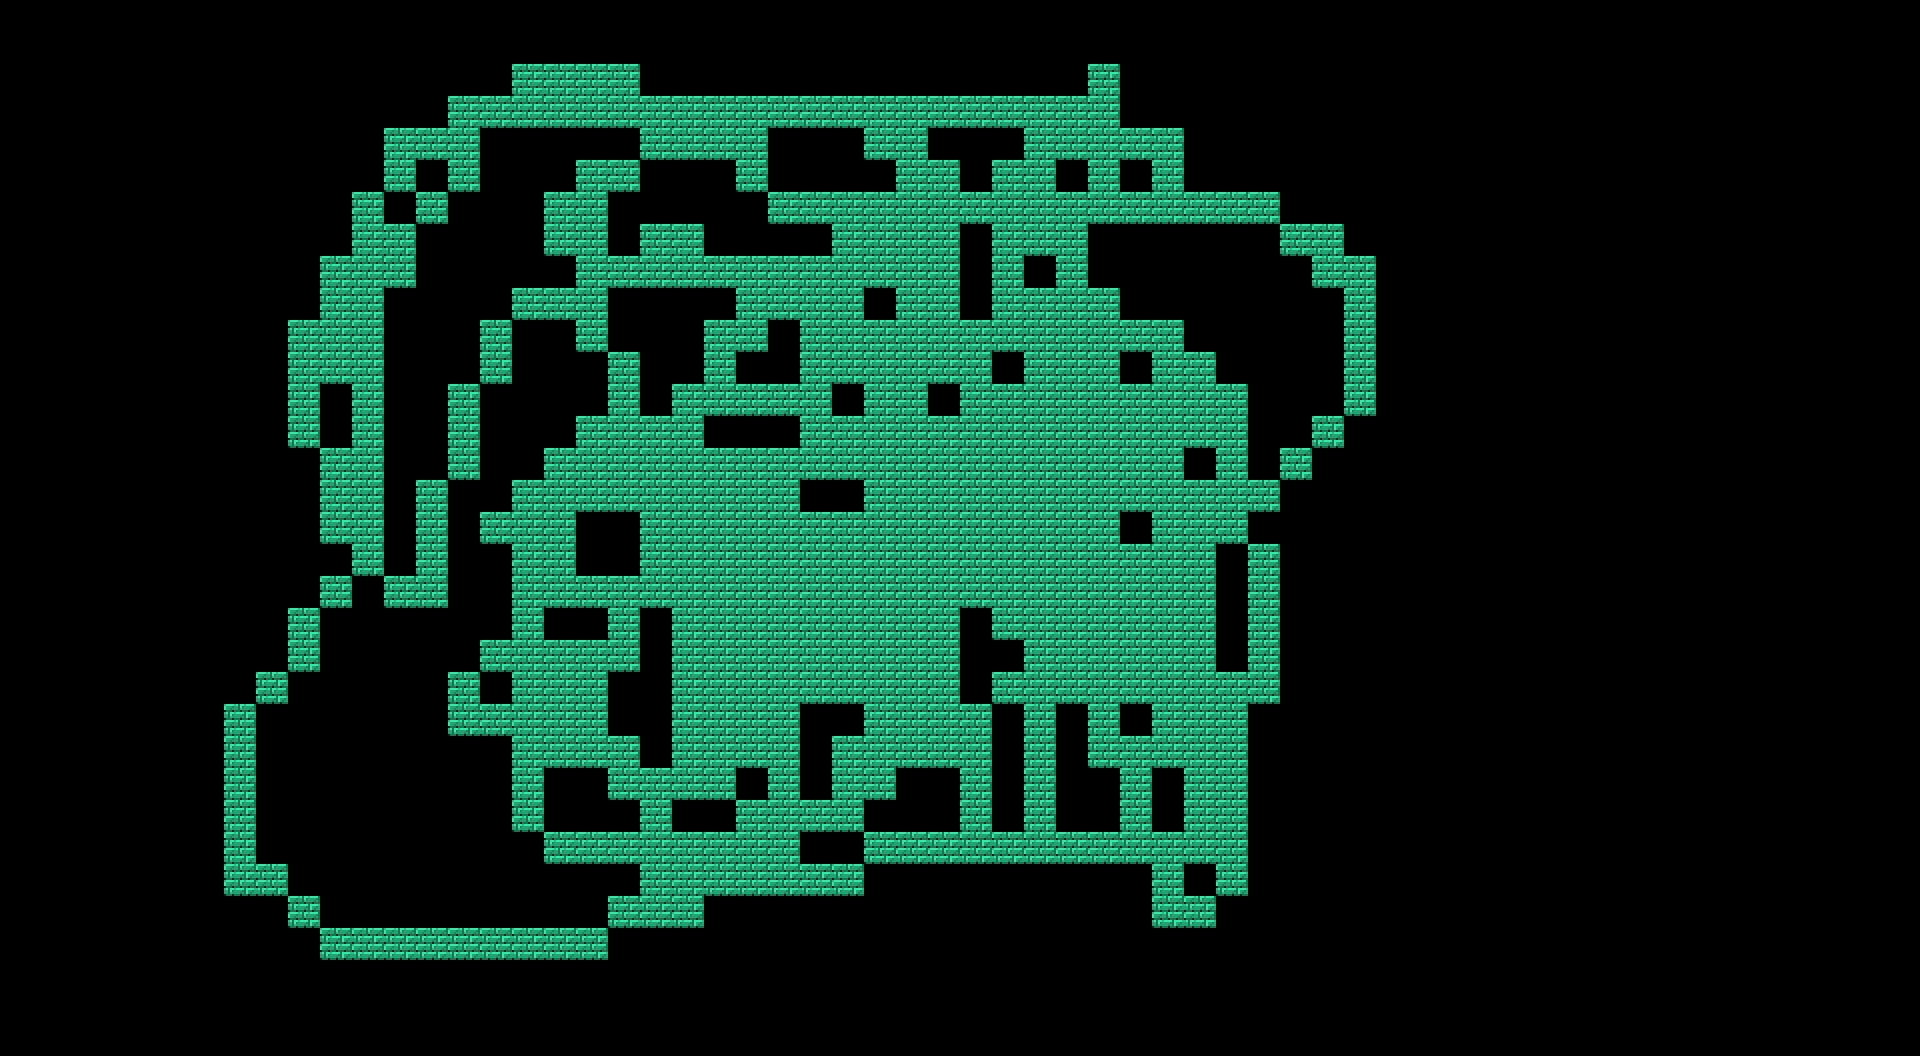

Below is a game level as drawn by its tile map, then a one-line description and the .tmx file that defines it, in full:
An orthogonal 60x33 tile map with 32x32 px tiles, 1 tile layer (Tile Layer 1).

<map version="1.0" orientation="orthogonal" renderorder="right-down" width="60" height="33" tilewidth="32" tileheight="32">
 <tileset firstgid="1" name="bricks" tilewidth="32" tileheight="32">
  <image source="bricks.png" width="256" height="32" />
 </tileset>
 <layer name="Tile Layer 1" width="60" height="33" visible="1">
  <data encoding="csv">
0,0,0,0,0,0,0,0,0,0,0,0,0,0,0,0,0,0,0,0,0,0,0,0,0,0,0,0,0,0,0,0,0,0,0,0,0,0,0,0,0,0,0,0,0,0,0,0,0,0,0,0,0,0,0,0,0,0,0,0,
0,0,0,0,0,0,0,0,0,0,0,0,0,0,0,0,0,0,0,0,0,0,0,0,0,0,0,0,0,0,0,0,0,0,0,0,0,0,0,0,0,0,0,0,0,0,0,0,0,0,0,0,0,0,0,0,0,0,0,0,
0,0,0,0,0,0,0,0,0,0,0,0,0,0,0,0,3,3,3,3,0,0,0,0,0,0,0,0,0,0,0,0,0,0,3,0,0,0,0,0,0,0,0,0,0,0,0,0,0,0,0,0,0,0,0,0,0,0,0,0,
0,0,0,0,0,0,0,0,0,0,0,0,0,0,3,3,3,3,3,3,3,3,3,3,3,3,3,3,3,3,3,3,3,3,3,0,0,0,0,0,0,0,0,0,0,0,0,0,0,0,0,0,0,0,0,0,0,0,0,0,
0,0,0,0,0,0,0,0,0,0,0,0,3,3,3,0,0,0,0,0,3,3,3,3,0,0,0,3,3,0,0,0,3,3,3,3,3,0,0,0,0,0,0,0,0,0,0,0,0,0,0,0,0,0,0,0,0,0,0,0,
0,0,0,0,0,0,0,0,0,0,0,0,3,0,3,0,0,0,3,3,0,0,0,3,0,0,0,0,3,3,0,3,3,0,3,0,3,0,0,0,0,0,0,0,0,0,0,0,0,0,0,0,0,0,0,0,0,0,0,0,
0,0,0,0,0,0,0,0,0,0,0,3,0,3,0,0,0,3,3,0,0,0,0,0,3,3,3,3,3,3,3,3,3,3,3,3,3,3,3,3,0,0,0,0,0,0,0,0,0,0,0,0,0,0,0,0,0,0,0,0,
0,0,0,0,0,0,0,0,0,0,0,3,3,0,0,0,0,3,3,0,3,3,0,0,0,0,3,3,3,3,0,3,3,3,0,0,0,0,0,0,3,3,0,0,0,0,0,0,0,0,0,0,0,0,0,0,0,0,0,0,
0,0,0,0,0,0,0,0,0,0,3,3,3,0,0,0,0,0,3,3,3,3,3,3,3,3,3,3,3,3,0,3,0,3,0,0,0,0,0,0,0,3,3,0,0,0,0,0,0,0,0,0,0,0,0,0,0,0,0,0,
0,0,0,0,0,0,0,0,0,0,3,3,0,0,0,0,3,3,3,0,0,0,0,3,3,3,3,0,3,3,0,3,3,3,3,0,0,0,0,0,0,0,3,0,0,0,0,0,0,0,0,0,0,0,0,0,0,0,0,0,
0,0,0,0,0,0,0,0,0,3,3,3,0,0,0,3,0,0,3,0,0,0,3,3,0,3,3,3,3,3,3,3,3,3,3,3,3,0,0,0,0,0,3,0,0,0,0,0,0,0,0,0,0,0,0,0,0,0,0,0,
0,0,0,0,0,0,0,0,0,3,3,3,0,0,0,3,0,0,0,3,0,0,3,0,0,3,3,3,3,3,3,0,3,3,3,0,3,3,0,0,0,0,3,0,0,0,0,0,0,0,0,0,0,0,0,0,0,0,0,0,
0,0,0,0,0,0,0,0,0,3,0,3,0,0,3,0,0,0,0,3,0,3,3,3,3,3,0,3,3,0,3,3,3,3,3,3,3,3,3,0,0,0,3,0,0,0,0,0,0,0,0,0,0,0,0,0,0,0,0,0,
0,0,0,0,0,0,0,0,0,3,0,3,0,0,3,0,0,0,3,3,3,3,0,0,0,3,3,3,3,3,3,3,3,3,3,3,3,3,3,0,0,3,0,0,0,0,0,0,0,0,0,0,0,0,0,0,0,0,0,0,
0,0,0,0,0,0,0,0,0,0,3,3,0,0,3,0,0,3,3,3,3,3,3,3,3,3,3,3,3,3,3,3,3,3,3,3,3,0,3,0,3,0,0,0,0,0,0,0,0,0,0,0,0,0,0,0,0,0,0,0,
0,0,0,0,0,0,0,0,0,0,3,3,0,3,0,0,3,3,3,3,3,3,3,3,3,0,0,3,3,3,3,3,3,3,3,3,3,3,3,3,0,0,0,0,0,0,0,0,0,0,0,0,0,0,0,0,0,0,0,0,
0,0,0,0,0,0,0,0,0,0,3,3,0,3,0,3,3,3,0,0,3,3,3,3,3,3,3,3,3,3,3,3,3,3,3,0,3,3,3,0,0,0,0,0,0,0,0,0,0,0,0,0,0,0,0,0,0,0,0,0,
0,0,0,0,0,0,0,0,0,0,0,3,0,3,0,0,3,3,0,0,3,3,3,3,3,3,3,3,3,3,3,3,3,3,3,3,3,3,0,3,0,0,0,0,0,0,0,0,0,0,0,0,0,0,0,0,0,0,0,0,
0,0,0,0,0,0,0,0,0,0,3,0,3,3,0,0,3,3,3,3,3,3,3,3,3,3,3,3,3,3,3,3,3,3,3,3,3,3,0,3,0,0,0,0,0,0,0,0,0,0,0,0,0,0,0,0,0,0,0,0,
0,0,0,0,0,0,0,0,0,3,0,0,0,0,0,0,3,0,0,3,0,3,3,3,3,3,3,3,3,3,0,3,3,3,3,3,3,3,0,3,0,0,0,0,0,0,0,0,0,0,0,0,0,0,0,0,0,0,0,0,
0,0,0,0,0,0,0,0,0,3,0,0,0,0,0,3,3,3,3,3,0,3,3,3,3,3,3,3,3,3,0,0,3,3,3,3,3,3,0,3,0,0,0,0,0,0,0,0,0,0,0,0,0,0,0,0,0,0,0,0,
0,0,0,0,0,0,0,0,3,0,0,0,0,0,3,0,3,3,3,0,0,3,3,3,3,3,3,3,3,3,0,3,3,3,3,3,3,3,3,3,0,0,0,0,0,0,0,0,0,0,0,0,0,0,0,0,0,0,0,0,
0,0,0,0,0,0,0,3,0,0,0,0,0,0,3,3,3,3,3,0,0,3,3,3,3,0,0,3,3,3,3,0,3,0,3,0,3,3,3,0,0,0,0,0,0,0,0,0,0,0,0,0,0,0,0,0,0,0,0,0,
0,0,0,0,0,0,0,3,0,0,0,0,0,0,0,0,3,3,3,3,0,3,3,3,3,0,3,3,3,3,3,0,3,0,3,3,3,3,3,0,0,0,0,0,0,0,0,0,0,0,0,0,0,0,0,0,0,0,0,0,
0,0,0,0,0,0,0,3,0,0,0,0,0,0,0,0,3,0,0,3,3,3,3,0,3,0,3,3,0,0,3,0,3,0,0,3,0,3,3,0,0,0,0,0,0,0,0,0,0,0,0,0,0,0,0,0,0,0,0,0,
0,0,0,0,0,0,0,3,0,0,0,0,0,0,0,0,3,0,0,0,3,0,0,3,3,3,3,0,0,0,3,0,3,0,0,3,0,3,3,0,0,0,0,0,0,0,0,0,0,0,0,0,0,0,0,0,0,0,0,0,
0,0,0,0,0,0,0,3,0,0,0,0,0,0,0,0,0,3,3,3,3,3,3,3,3,0,0,3,3,3,3,3,3,3,3,3,3,3,3,0,0,0,0,0,0,0,0,0,0,0,0,0,0,0,0,0,0,0,0,0,
0,0,0,0,0,0,0,3,3,0,0,0,0,0,0,0,0,0,0,0,3,3,3,3,3,3,3,0,0,0,0,0,0,0,0,0,3,0,3,0,0,0,0,0,0,0,0,0,0,0,0,0,0,0,0,0,0,0,0,0,
0,0,0,0,0,0,0,0,0,3,0,0,0,0,0,0,0,0,0,3,3,3,0,0,0,0,0,0,0,0,0,0,0,0,0,0,3,3,0,0,0,0,0,0,0,0,0,0,0,0,0,0,0,0,0,0,0,0,0,0,
0,0,0,0,0,0,0,0,0,0,3,3,3,3,3,3,3,3,3,0,0,0,0,0,0,0,0,0,0,0,0,0,0,0,0,0,0,0,0,0,0,0,0,0,0,0,0,0,0,0,0,0,0,0,0,0,0,0,0,0,
0,0,0,0,0,0,0,0,0,0,0,0,0,0,0,0,0,0,0,0,0,0,0,0,0,0,0,0,0,0,0,0,0,0,0,0,0,0,0,0,0,0,0,0,0,0,0,0,0,0,0,0,0,0,0,0,0,0,0,0,
0,0,0,0,0,0,0,0,0,0,0,0,0,0,0,0,0,0,0,0,0,0,0,0,0,0,0,0,0,0,0,0,0,0,0,0,0,0,0,0,0,0,0,0,0,0,0,0,0,0,0,0,0,0,0,0,0,0,0,0,
0,0,0,0,0,0,0,0,0,0,0,0,0,0,0,0,0,0,0,0,0,0,0,0,0,0,0,0,0,0,0,0,0,0,0,0,0,0,0,0,0,0,0,0,0,0,0,0,0,0,0,0,0,0,0,0,0,0,0,0
</data>
 </layer>
</map>